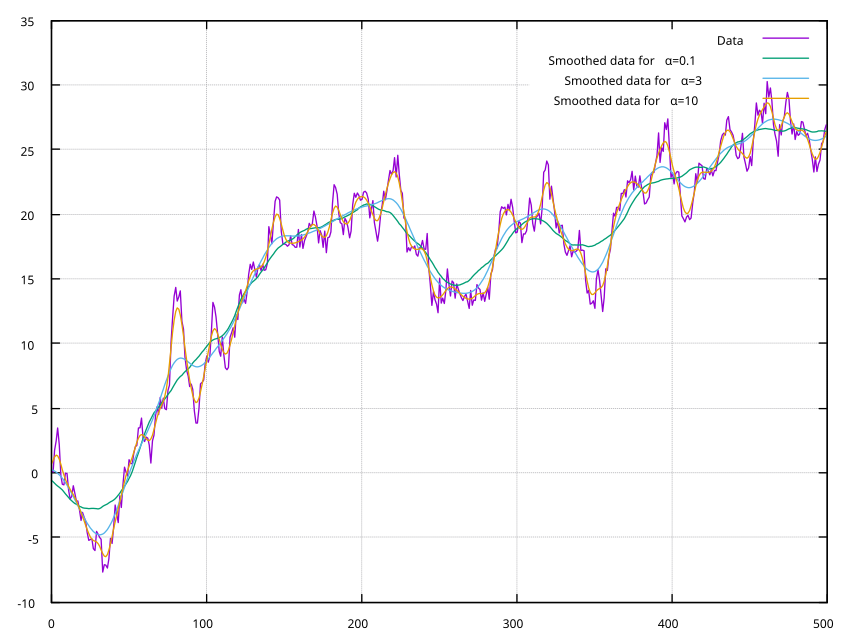

This chart was generated by the following gnuplot code:
#!/usr/bin/gnuplot

set term qt persist
set xrange [0:500]
set yrange [-10:35]
set grid
plot 'examples/01-gaussian.dat' using 1 title 'Data' with lines, 'examples/01-gaussian.dat' using 2 title 'Smoothed data for α=0.1' with lines, 'examples/01-gaussian.dat' using 3 title 'Smoothed data for α=3' with lines, 'examples/01-gaussian.dat' using 4 title 'Smoothed data for α=10' with lines
